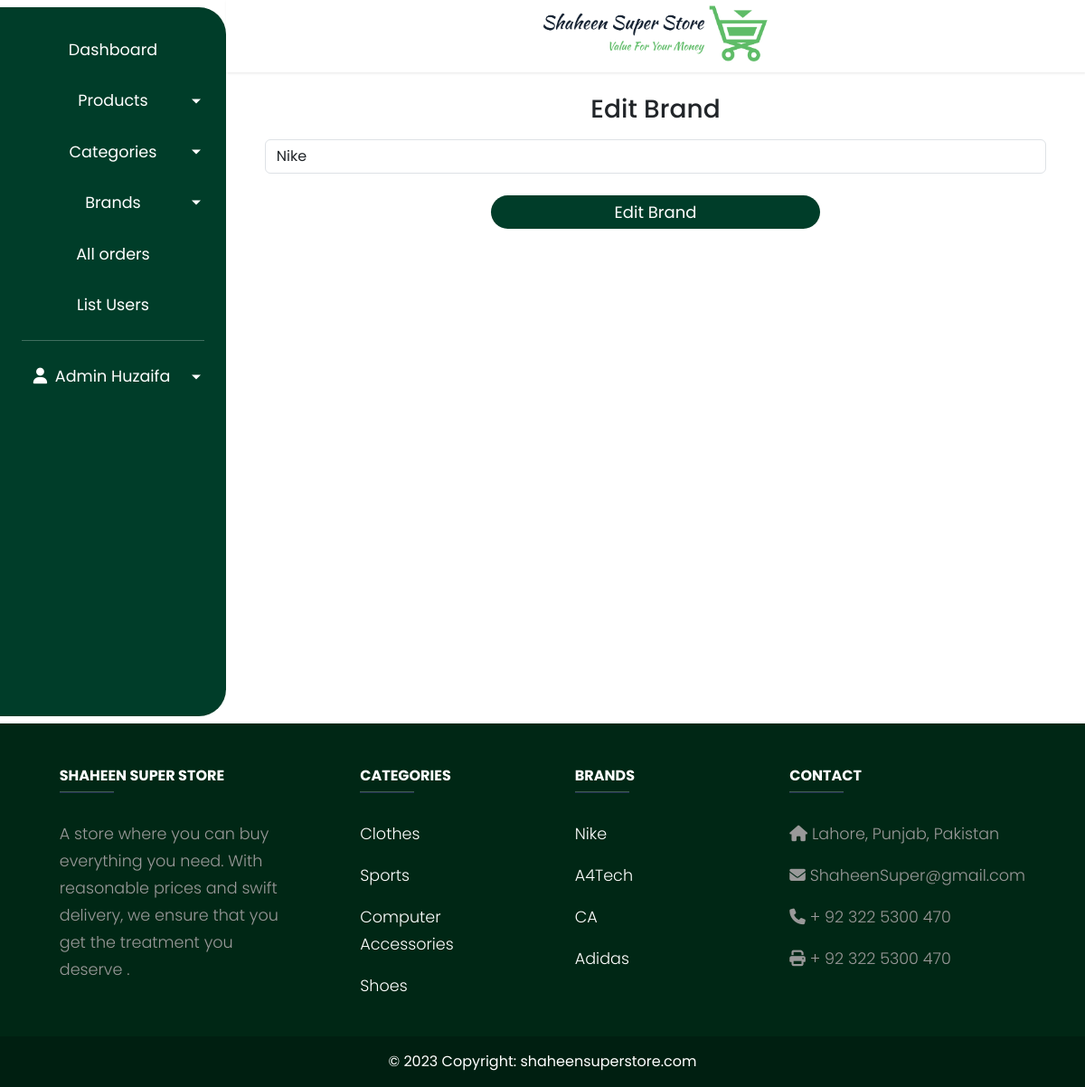
Screenshot of /admin/index.php?edit_brand=1 (signed in) with the database file from the repository.
### tables this page shows
CREATE TABLE `brands` (
  `brand_id` int(11) NOT NULL,
  `brand_name` varchar(50) NOT NULL
);

CREATE TABLE `categories` (
  `category_id` int(11) NOT NULL,
  `category_name` varchar(50) NOT NULL
);

### admin/edit_brand.php (the view, shortened to what this page needs)
<form action="" method="post">
    <h3 class="text-center mb-3">Edit Brand</h3>
    <div class="form-outline mb-4 textField">
        <?php
            $brand_id = $_GET['edit_brand'];
            $query2= "SELECT * FROM brands WHERE brand_id = $brand_id";
            $result2 = mysqli_query($con,$query2);
            $reader2 = mysqli_fetch_assoc($result2);
            $brand_name = $reader2['brand_name'];
        ?>
        <input type="text" class="form-control" placeholder="Insert Brand" name="edit_brand_title" aria-label="Username"
            aria-describedby="basic-addon1" value="<?php echo $brand_name?>">
    </div>
    <div class="form-outline text-center">
        <input type="submit" class="SubmitButton" name=edit_brand value="Edit Brand">
    </div>
</form>

### footer.php
<div class="container-fluid p-0 ">
    <footer class="text-center text-lg-start text-white" style=" background-color: #002715">
        <div class="container text-center text-md-start ">
            <div class="row">
                <div class="col-md-3 col-lg-4 col-xl-3 mx-auto mb-4 mt-5">
                    <h6 class="text-uppercase fw-bold">Shaheen Super Store</h6>
                    <hr class="mb-4 mt-0 d-inline-block mx-auto"
                        style="width: 60px; background-color: #7c4dff; height: 2px" />
                    <p class="px-2 px-md-0">
                        A store where you can buy everything you need. With reasonable prices and swift delivery, we
                        ensure that you get the treatment you deserve .
                    </p>
                </div>
                <div class="col-md-2 col-lg-2 col-xl-2 mx-auto mb-4 mt-5 footerLinks">
                    <h6 class="text-uppercase fw-bold">Categories</h6>
                    <hr class="mb-4 mt-0 d-inline-block mx-auto"
                        style="width: 60px; background-color: #7c4dff; height: 2px" />
                    <?php
                            $query = "SELECT * FROM categories LIMIT 4";
                            $result = mysqli_query($con,$query);
                            while($reader = mysqli_fetch_assoc($result)){
                                $cat_name = $reader['category_name'];
                                $cat_id = $reader['category_id'];
                                echo"
                                <p>
                                <a href='http://shaheen-super-store.infinityfreeapp.com/index.php?category=$cat_id' class='text-white'>$cat_name</a>
                                </p>";
                            }
                        ?>
                </div>
                <div class="col-md-2 col-lg-2 col-xl-2 mx-auto mb-4 mt-5 footerLinks">
                    <h6 class="text-uppercase fw-bold">Brands</h6>
                    <hr class="mb-4 mt-0 d-inline-block mx-auto"
                        style="width: 60px; background-color: #7c4dff; height: 2px" />
                    <?php
                            $query = "SELECT * FROM brands LIMIT 4";
                            $result = mysqli_query($con,$query);
                            while($reader = mysqli_fetch_assoc($result)){
                                $brand_name = $reader['brand_name'];
                                $brand_id = $reader['brand_id'];
                                echo"
                                <p>
                                <a href='http://shaheen-super-store.infinityfreeapp.com/index.php?brand=$brand_id' class='text-white'>$brand_name</a>
                                </p>";
                            }
                        ?>
                </div>
                <div class="col-md-4 col-lg-3 col-xl-3 mx-auto mb-md-0 mb-4 mt-5 footerLinks">
                    <h6 class="text-uppercase fw-bold">Contact</h6>
                    <hr class="mb-4 mt-0 d-inline-block mx-auto"
                        style="width: 60px; background-color: #7c4dff; height: 2px" />
                    <p><i class="fas fa-home mr-3"></i> Lahore, Punjab, Pakistan</p>
                    <p><i class="fas fa-envelope mr-3"></i> ShaheenSuper@gmail.com</p>
                    <p><i class="fas fa-phone mr-3"></i> + 92 322 5300 470</p>
                    <p><i class="fas fa-print mr-3"></i> + 92 322 5300 470 </p>
                </div>
            </div>
        </div>
        <div class="text-center p-3" style="background-color: rgba(0, 0, 0, 0.2)">
            © 2023 Copyright:
            <a class="text-white" href="http://shaheen-super-store.infinityfreeapp.com/index.php">shaheensuperstore.com</a>
        </div>
    </footer>
</div>

### style.css (style rules this page uses)
* { font-family: 'Poppins', sans-serif; }
.footerLinks a { text-decoration: none; }

### admin/admin.css (style rules this page uses)
p { font-family: 'Poppins', sans-serif; font-size: 1.1em; font-weight: 300; line-height: 1.7em; color: #999; }
a, a:hover, a:focus { color: inherit; text-decoration: none; transition: all 0.3s; }

### rows the page displays
brands: edit_brand_title "Nike", brand_name "Nike"
categories: category_name "Clothes"
categories: category_name "Sports"
categories: category_name "Computer Accessories"
categories: category_name "Shoes"
brands: brand_name "A4Tech"
brands: brand_name "CA"
brands: brand_name "Adidas"

### other values shown
$_SESSION['admin_Name'] "Admin Huzaifa"
